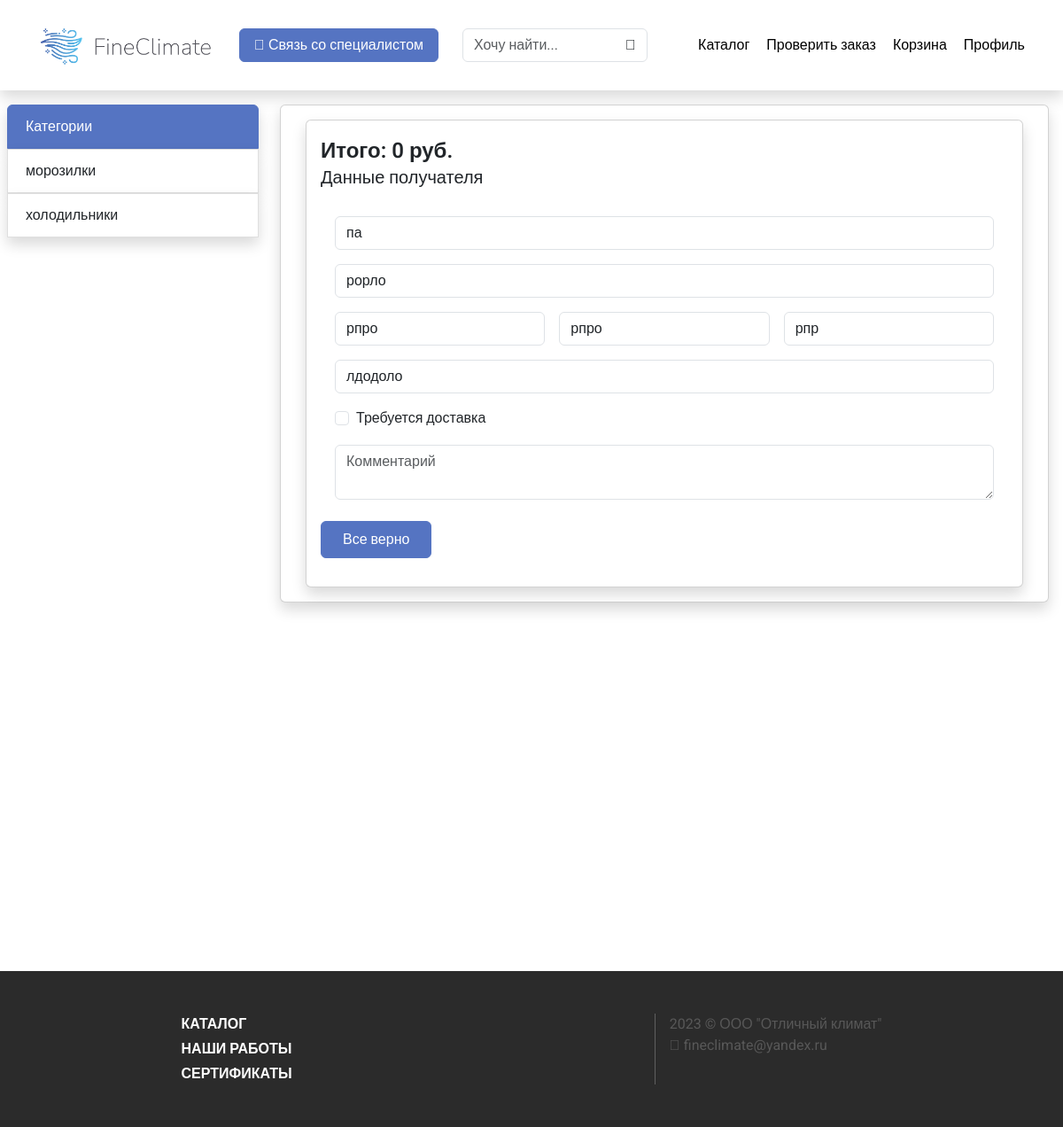
Screenshot of /create_order (signed in) with the database file from the repository.
### router/models.py (models this page shows)
class Categories(models.Model):
    title = models.CharField(max_length=80)

class Profiles(models.Model):
    user = models.OneToOneField(User, on_delete=models.CASCADE, primary_key=True)
    fio = models.CharField(max_length=200)
    street = models.CharField(max_length=200)
    house = models.CharField(max_length=10)
    corps = models.CharField(max_length=10, null=True)
    flat = models.CharField(max_length=10, null=True)
    phone = models.CharField(max_length=20)

### router/views.py (the view, shortened to what this page needs)
# urls.py: path("create_order", views.check_order_correctness),
@login_required(login_url="/login")
def check_order_correctness(req):
    variants = req.POST.getlist("variant")
    quantities = req.POST.getlist("quantity")
    computed_variants = []
    total = 0
    has_all = True
    total = round(total, 2)
    profile = []
    if hasattr(req.user, "profiles"):
        profile = req.user.profiles
    return render(
        req,
        "client/create_order.html",
        {
            "variants": computed_variants,
            "total": total,
            "has_all": has_all,
            "profile": profile,
        },
    )

### router/templates/client/create_order.html (shortened to what this page needs)
{% extends "../base.html" %}
{% block content %}
    <div class="d-flex flex-column container">
        <div class="card shadow">
            <form action="/make_order" method="POST">
                <div class="card-body">
                    <div class="d-flex flex-column">
                        <span class="fs-4 fw-semibold"> Итого: {{total}} руб. </span>
                        <h5>Данные получателя</h5>
                        <div class="card-body d-flex flex-column gap-3 my-2">
                            <input type="text" class="form-control" name="fio" required placeholder="ФИО" value="{{profile.fio}}">
                            <input type="text" class="form-control" name="street" required placeholder="Улица" value="{{profile.street}}">
                            <div class="d-flex gap-3">
                                <input type="text" class="form-control" name="house" required placeholder="Дом" value="{{profile.house}}">
                                <input type="text" class="form-control" name="corps" placeholder="Корпус" value="{{profile.corps}}">
                                <input type="text" class="form-control" name="flat" placeholder="Квартира" value="{{profile.flat}}">
                            </div>
                            <input type="text" class="form-control" name="phone" required placeholder="Номер телефона" value="{{profile.phone}}">
                            <div class="form-check">
                                <input class="form-check-input" type="checkbox" name="delivery" value="delivery" id="delivery">
                                <label class="form-check-label" for="delivery">
                                    Требуется доставка
                                </label>
                            </div>
                            <textarea name="comment" class="form-control" placeholder="Комментарий"></textarea>
                        </div>
                        <button class="btn btn-primary px-4 py-2" style="width: fit-content">Все верно</button>
                    </div>
                </div>
            </form>
        </div>
    </div>
{% endblock content %}

### router/templates/base.html (shortened to what this page needs)
<html>
    <head>
        {% load static %}
        <link href="https://cdn.jsdelivr.net/npm/bootstrap@5.3.1/dist/css/bootstrap.min.css" rel="stylesheet">
        <link rel="stylesheet" href="{% static 'bs.css' %}">
        <link rel="stylesheet" href="{% static 'styles.css' %}">
    </head>
    <body>
        <header class="shadow d-flex align-items-center justify-content-evenly p-4">
            <a href="/" class="fit-width flex-grow-0" style="width: 200px">
                <img src="{% static 'logo.png' %}" alt="" class="logo">
            </a>
            <button class="btn btn-primary px-3 mx-2">
                <i class="fa-solid fa-phone "></i>
                Связь со специалистом
            </button>
            <form action="/" class="d-flex align-items-center justify-content-center m-0">
                <input type="text" name="q" class="search form-control m-0" value="{{q}}" placeholder="Хочу найти...">
                <button class="search btn"><i class="fa-solid fa-search"></i></button>
            </form>
            <a href="/" class="text-decoration-none text-black">Каталог</a>
            <a href="/check_order" class="text-decoration-none text-black">Проверить заказ</a>
            <a href="/cart" class="text-decoration-none text-black">Корзина</a>
            {% if is_logged %}
                <a href="/profile" class="text-decoration-none text-black">Профиль</a>
            {% else %}
                    <a href="/login" class="btn btn-primary px-4">Войти</a>
            {% endif %}
        </header>
        <div>
          <div class="d-flex">
            <ul class="d-none d-xl-block col-3 list-group my-3 px-2">
                <li class="list-group-item first-list shadow">Категории</li>
                {% for category in all_categories %}
                    <a href="/?active_category={{category.id}}&q={{q}}" class="text-decoration-none">
                        <li class="list-group-item shadow {% if active_category == category.id %} active {% endif %}">
                            {{category.title}}
                        </li>
                    </a>
                {% endfor %}
            </ul>
            <div class="col-12 col-xl-9">
              <div class="d-flex flex-column card shadow m-3">
                <div class="card-body">
                    {% block content %}it's base!{% endblock content %}
                </div>
              </div>
            </div>
          </div>
        </div>
        <footer class="d-flex justify-content-evenly py-5">
            <div class="d-flex flex-column fw-bold gap-1">
                <a href="/" class="text-decoration-none text-white">КАТАЛОГ</a>
                <a href="/works" class="text-decoration-none text-white">НАШИ РАБОТЫ</a>
                <a href="/certs" class="text-decoration-none text-white">СЕРТИФИКАТЫ</a>
            </div>
            <div class="d-flex">
                <div class="d-flex flex-column">
                    <div class="d-flex flex-column" style="color: #585858">
                        2023 © ООО "Отличный климат"
                        <span><i class="fa fa-envelope me-1" style="color: #585858" aria-hidden="true"></i>fineclimate@yandex.ru</span>
                    </div>
                </div>
            </div>
        </footer>
    </body>
</html>

### router/static/bs.css (style rules this page uses)
.btn-primary { color: #fff; background-color: #5574C2; border-color: #5574C2; }
a { color: #5574C2; text-decoration: none; background-color: transparent; }
.list-group-item { position: relative; display: block; padding: 0.75rem 1.25rem; background-color: #fff; border: 1px solid rgba(0, 0, 0, 0.125); }
.list-group-item:first-child { border-top-left-radius: inherit; border-top-right-radius: inherit; }
.list-group-item:last-child { border-bottom-right-radius: inherit; border-bottom-left-radius: inherit; }

### router/static/styles.css (style rules this page uses)
* { font-family: 'Roboto', sans-serif !important; }
:root { --primary: #5574C2; }
body { min-width: 1000px; width: auto !important; width: 1000px; }
.logo { object-fit: contain; max-width: 400px; width: 20%; min-width: 200px; }
.fit-width { width: fit-content; }
.first-list { background-color: #5574C2; color: white; border: solid 1px #5574C2; }
button.search { position: relative; left: -38px; }
input.search { transition: all .5s; }
footer { background-color: #2B2B2B; color: white; position: relative; top: 50vh; }

### router/templates/base.html (style rules this page uses)
.logo { object-fit: contain; max-width: 400px; width: 20%; min-width: 200px; }

### rows the page displays
Categories: title "морозилки"
Categories: title "холодильники"
Profiles: fio "па", street "рорло", house "рпро", corps "рпро", flat "рпр", phone "лдодоло"

### other values shown
{{ total }} "0"
